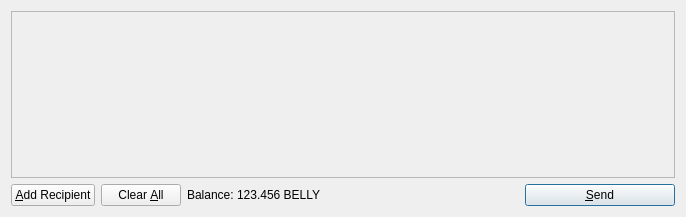
<?xml version="1.0" encoding="UTF-8"?>
<ui version="4.0">
 <class>SendCoinsDialog</class>
 <widget class="QDialog" name="SendCoinsDialog">
  <property name="geometry">
   <rect>
    <x>0</x>
    <y>0</y>
    <width>686</width>
    <height>217</height>
   </rect>
  </property>
  <property name="windowTitle">
   <string>Send Coins</string>
  </property>
  <layout class="QVBoxLayout" name="verticalLayout">
   <item>
    <widget class="QScrollArea" name="scrollArea">
     <property name="widgetResizable">
      <bool>true</bool>
     </property>
     <widget class="QWidget" name="scrollAreaWidgetContents">
      <property name="geometry">
       <rect>
        <x>0</x>
        <y>0</y>
        <width>666</width>
        <height>165</height>
       </rect>
      </property>
      <layout class="QVBoxLayout" name="verticalLayout_2">
       <property name="margin">
        <number>0</number>
       </property>
       <item>
        <layout class="QVBoxLayout" name="entries">
         <property name="spacing">
          <number>6</number>
         </property>
        </layout>
       </item>
       <item>
        <spacer name="verticalSpacer">
         <property name="orientation">
          <enum>Qt::Vertical</enum>
         </property>
         <property name="sizeHint" stdset="0">
          <size>
           <width>20</width>
           <height>40</height>
          </size>
         </property>
        </spacer>
       </item>
      </layout>
     </widget>
    </widget>
   </item>
   <item>
    <layout class="QHBoxLayout" name="horizontalLayout">
     <item>
      <widget class="QPushButton" name="addButton">
       <property name="toolTip">
        <string>Send to multiple recipients at once</string>
       </property>
       <property name="text">
        <string>&amp;Add Recipient</string>
       </property>
       <property name="icon">
        <iconset resource="../bitcoin.qrc">
         <normaloff>:/icons/add</normaloff>:/icons/add</iconset>
       </property>
       <property name="autoDefault">
        <bool>false</bool>
       </property>
      </widget>
     </item>
     <item>
      <widget class="QPushButton" name="clearButton">
       <property name="sizePolicy">
        <sizepolicy hsizetype="Minimum" vsizetype="Fixed">
         <horstretch>0</horstretch>
         <verstretch>0</verstretch>
        </sizepolicy>
       </property>
       <property name="toolTip">
        <string>Remove all transaction fields</string>
       </property>
       <property name="text">
        <string>Clear &amp;All</string>
       </property>
       <property name="icon">
        <iconset resource="../bitcoin.qrc">
         <normaloff>:/icons/remove</normaloff>:/icons/remove</iconset>
       </property>
       <property name="autoRepeatDelay">
        <number>300</number>
       </property>
       <property name="autoDefault">
        <bool>false</bool>
       </property>
      </widget>
     </item>
     <item>
      <layout class="QHBoxLayout" name="horizontalLayout_2">
       <property name="spacing">
        <number>3</number>
       </property>
       <item>
        <widget class="QLabel" name="label">
         <property name="text">
          <string>Balance:</string>
         </property>
        </widget>
       </item>
       <item>
        <widget class="QLabel" name="labelBalance">
         <property name="cursor">
          <cursorShape>IBeamCursor</cursorShape>
         </property>
         <property name="text">
          <string>123.456 BELLY</string>
         </property>
         <property name="textInteractionFlags">
          <set>Qt::LinksAccessibleByMouse|Qt::TextSelectableByKeyboard|Qt::TextSelectableByMouse</set>
         </property>
        </widget>
       </item>
      </layout>
     </item>
     <item>
      <spacer name="horizontalSpacer">
       <property name="orientation">
        <enum>Qt::Horizontal</enum>
       </property>
       <property name="sizeHint" stdset="0">
        <size>
         <width>40</width>
         <height>20</height>
        </size>
       </property>
      </spacer>
     </item>
     <item>
      <widget class="QPushButton" name="sendButton">
       <property name="minimumSize">
        <size>
         <width>150</width>
         <height>0</height>
        </size>
       </property>
       <property name="toolTip">
        <string>Confirm the send action</string>
       </property>
       <property name="text">
        <string>&amp;Send</string>
       </property>
       <property name="icon">
        <iconset resource="../bitcoin.qrc">
         <normaloff>:/icons/send</normaloff>:/icons/send</iconset>
       </property>
       <property name="default">
        <bool>true</bool>
       </property>
      </widget>
     </item>
    </layout>
   </item>
  </layout>
 </widget>
 <resources>
  <include location="../bitcoin.qrc"/>
 </resources>
 <connections/>
</ui>
